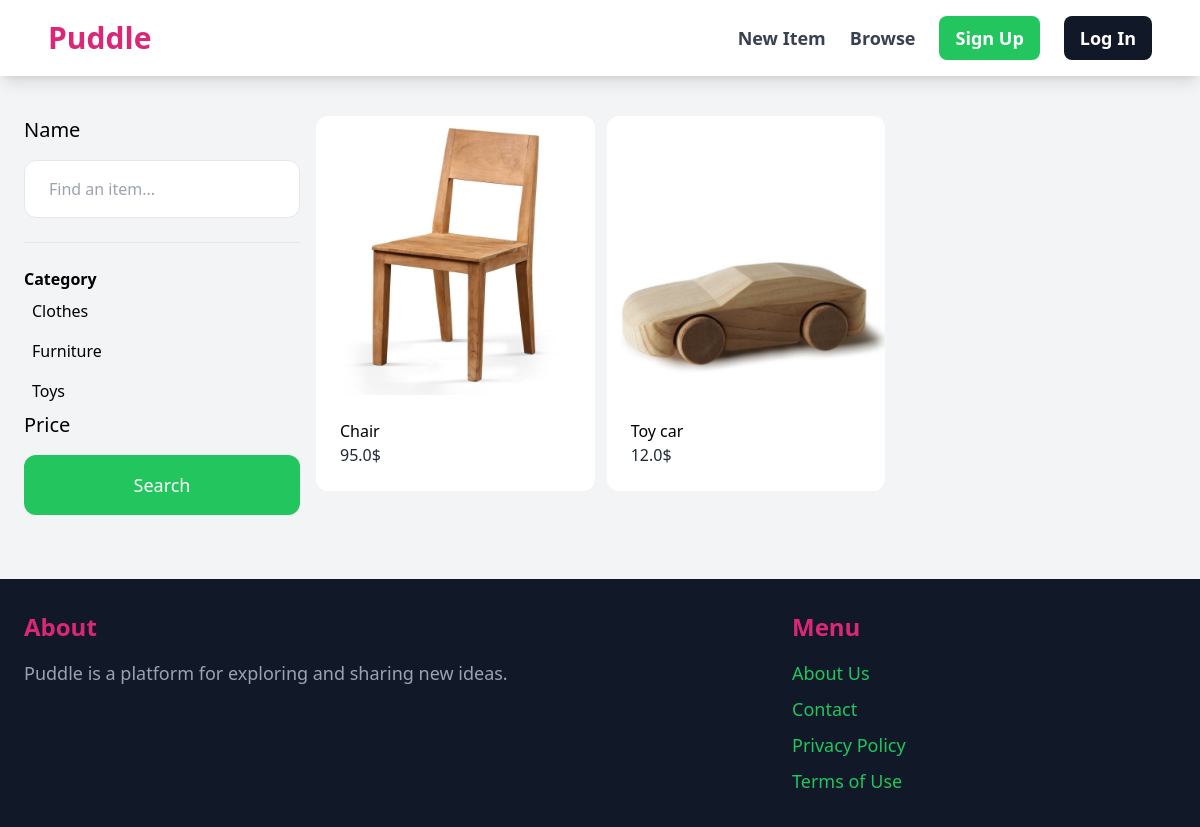
Page /items/browse/ on the earlier database version.
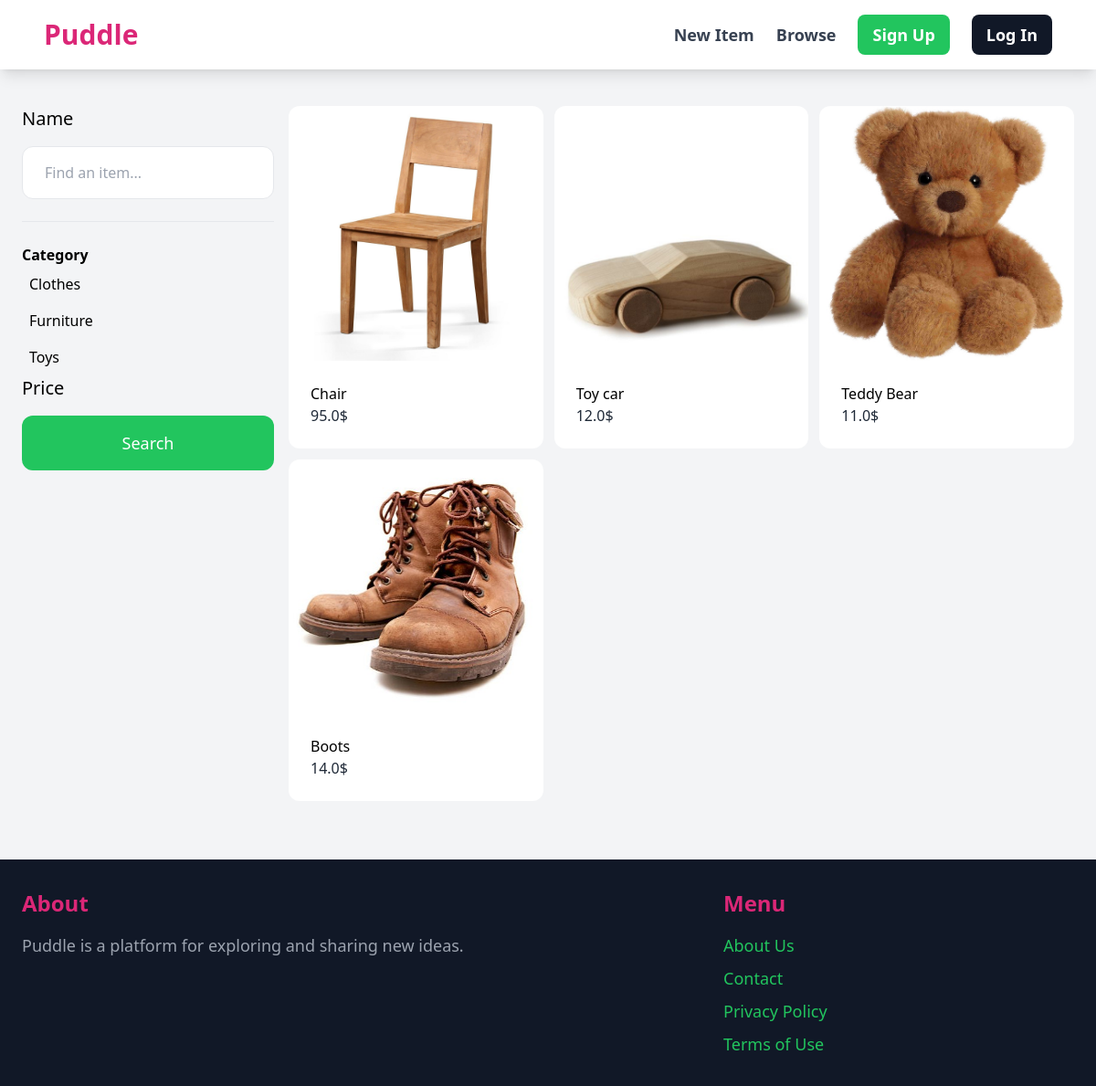
Same page on the later database version.
### item/models.py (models this page shows, shortened)
class Category(models.Model):
    name=models.CharField(max_length=255)
    class Meta:
        ordering=('name',)
        verbose_name_plural = "Categories"

class Item(models.Model):
    name=models.CharField(max_length=255)
    description=models.TextField(blank=True, null=True)
    is_sold=models.BooleanField(default=False)
    price=models.FloatField()
    image=models.ImageField(upload_to='item_images', blank=True, null=True)
    created_at=models.DateTimeField(auto_now_add=True)
    created_by=models.ForeignKey(User,related_name='items',on_delete=models.CASCADE)
    category=models.ForeignKey(Category, related_name='items', on_delete=models.CASCADE)

### item/views.py (the view)
# urls.py: path('browse/', views.browse, name='browse')
def browse(request):
    query = request.GET.get('query', '')
    category_id = request.GET.get('category', 0)
    categories = Category.objects.all()
    items = Item.objects.filter(is_sold=False)
    if category_id:
        items = items.filter(category_id=category_id)
    if query:
        items = items.filter(Q(name__icontains=query) | Q(description__icontains=query))
    return render(request, 'item/browse.html', {
        'items': items,
        'query': query,
        'categories': categories,
        'category_id': int(category_id)
    })

### item/templates/item/browse.html (shortened to what this page needs)
{% extends "core/base.html" %}
{% block content %}
<div class="pb-6 grid grid-cols-4 gap-4 bg-gray-100">
    <div class="col-span-1">
        <form method="get" action="{% url "item:browse" %}">
        <h2 class="text-xl">Name</h2>
        <input name="query" class="w-full py-4 px-6 mt-4 border rounded-xl" type="text" value="{{query}}" placeholder="Find an item...">
        <hr class="my-6">
        <p class="font-semibold">Category</p>
        <ul>
            {% for category in categories %}
                <li class="py-2 px-2 rounded-xl{% if category.id == category_id %} bg-gray-200{% endif %}">
                    <a href="{% url 'item:browse' %}?query={{ query }}&category={{ category.id }}">{{ category.name }}</a>
                </li>
            {% endfor %}
        </ul>
        <h2 class="text-xl">Price</h2>
        <button class="mt-4 py-4 px-4 w-full text-lg bg-green-500 hover:bg-green-700 rounded-xl text-white">Search</button>
        </form>
    </div>
    <div class="col-span-3">
            <div class="grid grid-cols-3 gap-3">
               {% for item in items %}
               <div>
                <a href="{% url "item:detail" item.id %}">
                    <div><img src="{{item.image.url}}" class="rounded-t-xl"></div>
                    <div class="p-6 bg-white rounded-b-xl">
                        <h2 class="text-2-xl">{{item.name}}</h2>
                        <p class="text-gray-800">{{item.price}}$</p>
                    </div>
                </a>
               </div>
               {% endfor %}
            </div>
    </div>
</div>
{% endblock content %}

Differences in the rows shown:
added Item: image (picture), name "Teddy Bear", price "11.0"
added Item: image (picture), name "Boots", price "14.0"
